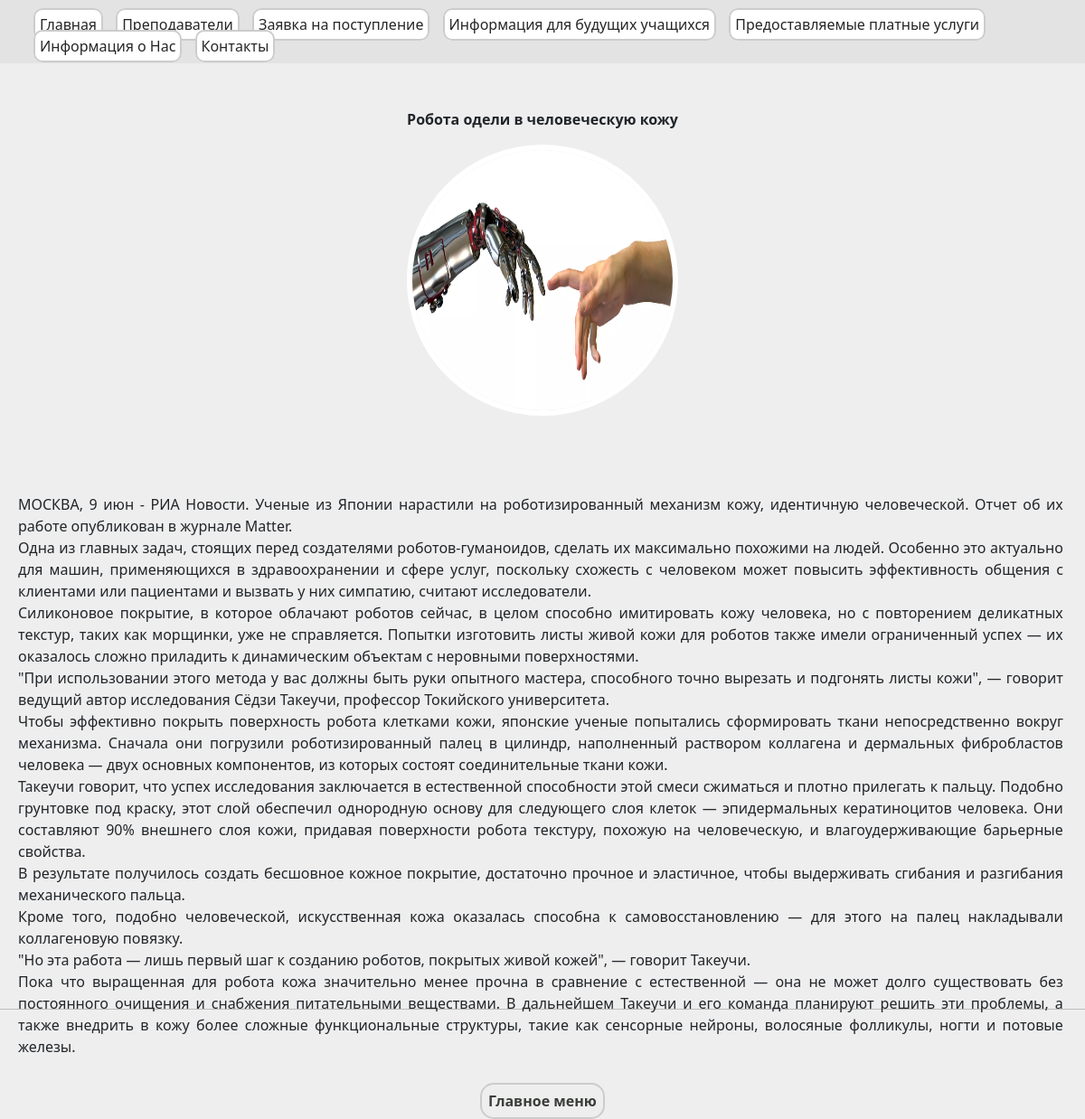
/article/robota-odeli-v-chelovecheskuyu-kozhu/, run on the app's committed database.
### institution_page/models.py (models this page shows, shortened)
class Blog(models.Model):
    theme = models.CharField(max_length=100, verbose_name="Название статьи")
    slug = models.SlugField(max_length=255, unique=True, db_index=True, verbose_name='URL')
    description = models.TextField(verbose_name="Описание статьи")
    photo = models.ImageField(upload_to='photos/%Y/%m/%d/', verbose_name="Фотография к статье", null=True)
    def image_tag(self):
        return mark_safe('<img src="%s" width="100" height="100" />' % (self.photo.url))
    image_tag.short_description = 'Фотография'
    class Meta:
        verbose_name = 'Блоги'
        verbose_name_plural = 'Блоги'

### institution_page/views.py (the view)
# urls.py: path('article/<slug:article_slug>/', show_Article, name='article'),
def show_Article(request, article_slug):
    article = get_object_or_404(Blog, slug=article_slug)
    link_address = 'institution_page/article.html'
    context = {
        'article': article
    }
    return render(request, link_address, context=context)

### institution_page/templates/institution_page/article.html
{% extends 'institution_page/base.html' %}
    {% load static %}
    {%block link%}<link type="text/css" href="{% static 'institution_page/css/article.css' %}"  rel="stylesheet" />{%endblock%}
    {% block content %}
        <div class="container_article">
            <p>{{article.theme}}</p>
            <p><img style="border:6px solid #fff; border-radius:50%;" src="{{ article.photo.url }}" width="300px" height="300px" alt=""></p>
            <div class="description_article" style="position:relative; top: 50px;">
            <p>{{article.description}}</p>
                <div class="button_back">
                  <p><a href="{% url 'main_window' %}">Главное меню</a></p>
                </div>
            </div>
        </div>
            <br>
            <hr>
            <br>
    {% endblock %}

### institution_page/static/institution_page/css/article.css (style rules this page uses)
body { background: #eee; }
.container_article { position: relative; top: 120px; }
.container_article > p { text-align: center; font-weight: bold; }
.description_article > p { white-space: break-spaces; word-wrap:break-word; text-align: justify; padding: 20px; }
.button_back > p > a { font-weight: bold; text-decoration: none; color: #3a3d3a; border: 2px solid #ccc; border-radius: 15px; padding: 7px; align-items:center; }
.button_back > p { text-align: center; }

### data on the page
Blog: theme "Робота одели в человеческую кожу", photo (picture), description "МОСКВА, 9 июн - РИА Новости. Ученые из Японии нарастили на роботизированный механизм кожу, идентичную человеческой. Отчет об их работе опубликован в журнале Matter. Одна из главных задач, стоящих перед создателями роботов-гуманоидов, сделать их максимально похожими на людей. Особенно это актуально для машин, применяющихся в здравоохранении и сфере услуг, поскольку схожесть с человеком может повысить эффективность общения c клиентами или пациентами и вызвать у них симпатию, считают исследователи. Силиконовое покрытие, в которое облачают роботов сейчас, в целом способно имитировать кожу человека, но с повторением деликатных текстур, таких как морщинки, уже не справляется. Попытки изготовить…"
